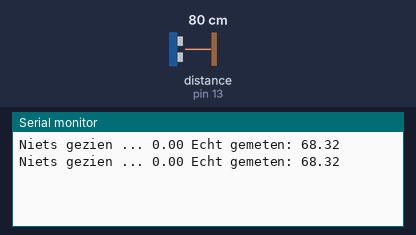
A sketch run on a simulated Arduino Uno, built with avr-gcc and run on an emulated ATmega328P. Parts: the last lines printed to the serial monitor. Wiring (inferred from the names in the program): ultrasonic range finder: trigger pin 12; echo pin 13. Inputs (shaded band) come from the test bench; at power-on: distance to the obstacle (sensor on pin 13) 80 cm. The echo pulse lasts 58.3 µs per cm.

Above: at 1.8 s.
1.9 s: distance to the obstacle (sensor on pin 13) set to 9 cm
At 2.8 s:
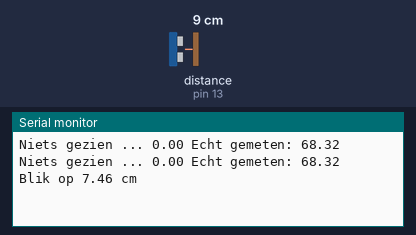
4.5 s: distance to the obstacle (sensor on pin 13) set to 2 cm
At 5.8 s:
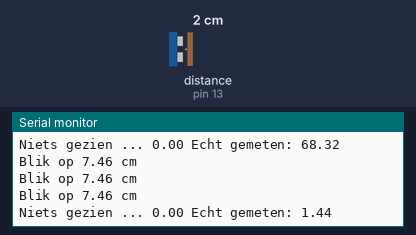
6.0 s: distance to the obstacle (sensor on pin 13) set to 250 cm
At 6.7 s:
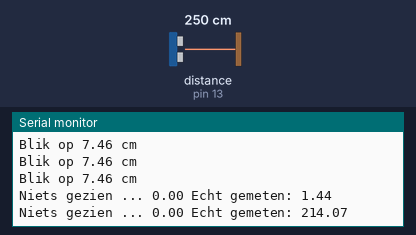
10.1 s: distance to the obstacle (sensor on pin 13) set to 299 cm
At 10.9 s:
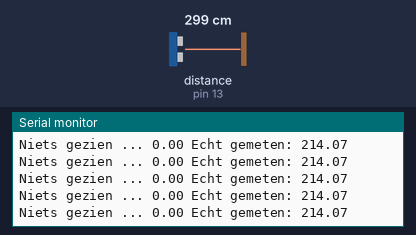
Timing chart, 0 to 13.1 s (numbered marks = the images above; inputs shaded):
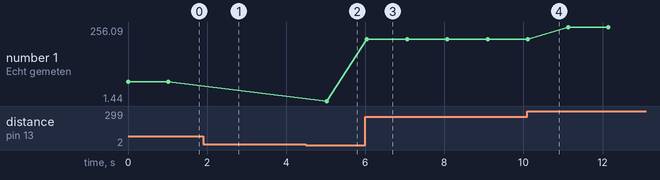

The sketch:

les03_afstandsensor.ino
```cpp
/******************************/
/* Echo device om afstand te meten
/******************************/

#define trigPin 12
#define echoPin 13
//snelheid van geluid in lucht in cm/micros
#define SPEED_SOUND 0.034
//maximum afstand in cm die we willen zien
#define MAX_AFSTAND 50.
//minimum afstand die sensor kan zien in cm
#define MIN_AFSTAND 3.5
//berekenen hoe lang geluid nodig heeft in microseconds
unsigned long timeout_echo = (2* MAX_AFSTAND+1) / SPEED_SOUND;
float afstand = 0;
float afst;

bool gebruik_simple = true;

void setup() {
  // zet seriele monitor via usb op om te testen (pin 0 en 1 vrij laten!)
  Serial.begin (9600);
  // aansluitingen sensor
  pinMode(trigPin, OUTPUT);
  pinMode(echoPin, INPUT);
  //simpele afstandsmeting of met timeout (false)?
  gebruik_simple = true;
}

void loop() {
 afstand = meas_afst_simpel();
  if (afstand > 0) {
    Serial.print("Blik op "); Serial.print(afstand); Serial.println(" cm");
  } else {
    Serial.print("Niets gezien ... "); Serial.print(afstand);
    if (afstand == 0) {Serial.print(" Echt gemeten: ");Serial.println(afst);}
  }
  delay(1000);
}

float meas_afst_simpel(){
  int duration;
  digitalWrite(trigPin, HIGH); // klaarmaken voor puls
  delayMicroseconds(1000);     // 1 ms wachten
  digitalWrite(trigPin, LOW);  // puls afgevuurd !!
  duration = pulseIn(echoPin, HIGH); //wacht op echo in millisec
  //antwoord in millisec, met snelheid geluid berekenen we afstand
  afst =  (duration/2.) / (1000*SPEED_SOUND);

  if (afst < MIN_AFSTAND || afst > MAX_AFSTAND){
      return 0.;
  }
  return afst;
}
```

Measured:
- after the input at 1.9 s, the serial monitor: prints a new line after 0.12 s (image 1)
- after the input at 4.5 s, the serial monitor: prints a new line after 0.52 s (image 2)
- after the input at 6.0 s, the serial monitor: prints a new line at once (image 3)
- plotted number 1: 68.32 → 1.44 after the input at 4.5 s, 1.44 → 214.07 after the input at 6.0 s, 214.07 → 256.09 after the input at 10.1 s
